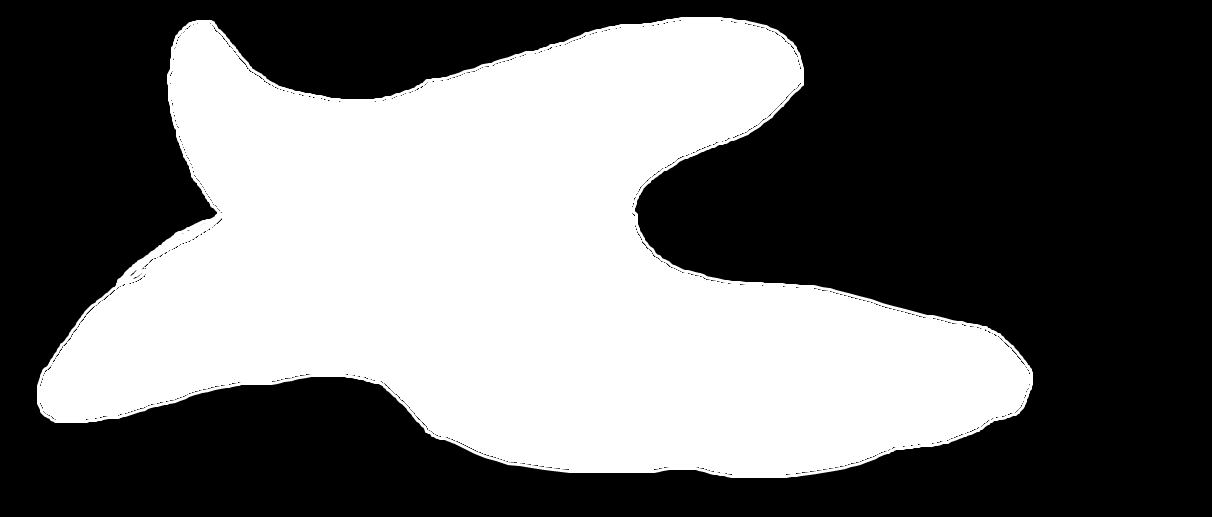
#> input picture Open cv project/1.4 in reader opencv/Contours/Contour Properties/map.png, 1212 x 517 px
$ python 'ExtremePoints on maps.py'
#> lines starting #> are read from the running program, lines starting #| are printed output that depends on the picture; after the words box and inside, x2 and y2 are one past the last pixel; in counts of white or black regions, pixels touching at a corner belong together
import cv2

img=cv2.imread('map.png',cv2.IMREAD_COLOR); #image read in color
#> img is the input picture: shape (517, 1212, 3); min 0, max 255, mean 107.6

img_gray=cv2.cvtColor(img,cv2.COLOR_BGR2GRAY); #convert color of image from bgr2gray

ret,thresh=cv2.threshold(img_gray,100,200,cv2.THRESH_BINARY); #threshold image for value (thresh binary)
#> thresh: shape (517, 1212); values 0 (black) and 200 (white), 42.3% white; 1 white region

cnt,_=cv2.findContours(thresh,cv2.RETR_TREE,cv2.CHAIN_APPROX_SIMPLE); #find contours around thresh image
#> cnt = 670 contours, 669 with area under 20; largest, box (x1, y1, x2, y2) and area: (37, 17, 1033, 478) 264290

#print(cnt)
bottom_part=tuple(cnt[cnt[1][1].argmin()][0]);
#> bottom_part = ([785, 474],)
top_part=tuple(cnt[cnt[1][1].argmax()][0]);
#> top_part = ([679, 17],)
left_part=tuple(cnt[cnt[1][1].argmin()][-1]);
#> left_part = ([786, 475],)
right_part=tuple(cnt[cnt[1][0].argmax()][0]);
#> right_part = ([679, 17],)

print(top_part)
#| (array([679,  17], dtype=int32),)
print(bottom_part);
#| (array([785, 474], dtype=int32),)
print(left_part);
#| (array([786, 475], dtype=int32),)
print(right_part);
#| (array([679,  17], dtype=int32),)

cv2.circle(img,(679,17),13,(255,255,3),-1); #draw circle on image
cv2.circle(img,(785,474),13,(255,255,3),-1); #draw circle on image
cv2.circle(img,(795,473),13,(255,255,3),-1); #draw circle on image
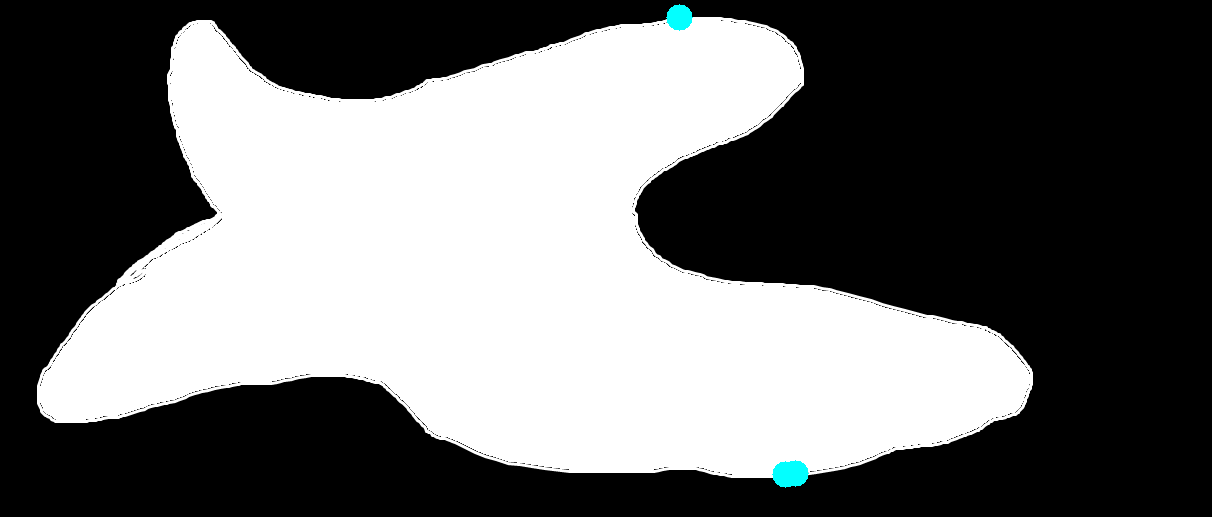
#> img: shape (517, 1212, 3); mean B, G, R 107.8, 107.8, 107.3
#cv2.circle(img,(679,17),13,(255,255,3),-1); #draw circle on image

cv2.namedWindow('Extreme Point',cv2.WINDOW_NORMAL); #create a named window
cv2.imshow('Extreme Point',img); #Image show

if cv2.waitKey(0)&0xFF==ord('q'):
#> (key q is pressed here)
    cv2.destroyWindow('Extreme Point'); #destroy window
